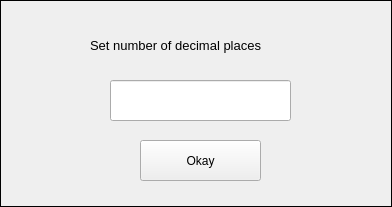
<?xml version="1.0" encoding="UTF-8"?>
<ui version="4.0">
 <class>Frame</class>
 <widget class="QFrame" name="Frame">
  <property name="geometry">
   <rect>
    <x>0</x>
    <y>0</y>
    <width>392</width>
    <height>207</height>
   </rect>
  </property>
  <property name="windowTitle">
   <string>Frame</string>
  </property>
  <property name="autoFillBackground">
   <bool>true</bool>
  </property>
  <property name="frameShape">
   <enum>QFrame::Box</enum>
  </property>
  <widget class="QLabel" name="label">
   <property name="geometry">
    <rect>
     <x>90</x>
     <y>30</y>
     <width>221</width>
     <height>31</height>
    </rect>
   </property>
   <property name="font">
    <font>
     <pointsize>10</pointsize>
    </font>
   </property>
   <property name="text">
    <string>Set number of decimal places</string>
   </property>
  </widget>
  <widget class="QLineEdit" name="lineEdit">
   <property name="geometry">
    <rect>
     <x>110</x>
     <y>80</y>
     <width>181</width>
     <height>41</height>
    </rect>
   </property>
  </widget>
  <widget class="QPushButton" name="pushButton">
   <property name="geometry">
    <rect>
     <x>140</x>
     <y>140</y>
     <width>121</width>
     <height>41</height>
    </rect>
   </property>
   <property name="text">
    <string>Okay</string>
   </property>
  </widget>
 </widget>
 <resources/>
 <connections/>
</ui>
